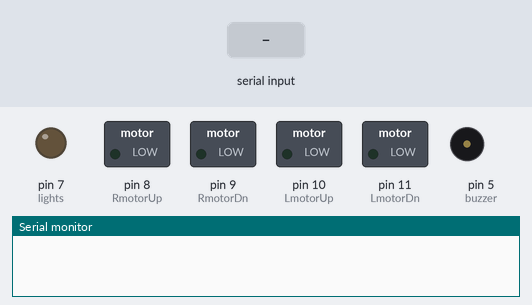
Simulated run of this sketch. Board: Arduino Uno, built with avr-gcc and run on an emulated ATmega328P. Parts: switched loads named in the sketch (green lamp = pin HIGH), output pins drawn as LEDs (lit = HIGH), buzzer (waves = sounding, pin HIGH), the last lines printed to the serial monitor. The inputs (shaded band) are chosen by the test bench.

Above: at 1.2 s.
1.3 s: "FORWARD" received over Serial
At 2.8 s:
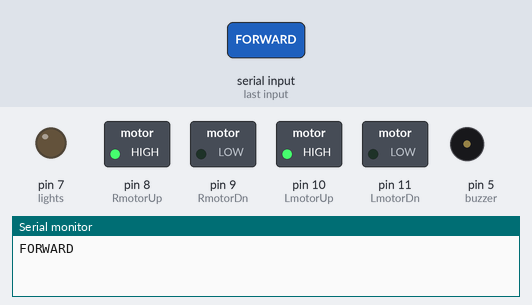
3.1 s: "BACKWARD" received over Serial
At 3.8 s:
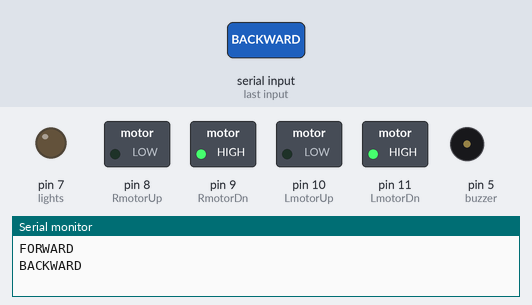
5.0 s: "LEFT" received over Serial
At 6.3 s:
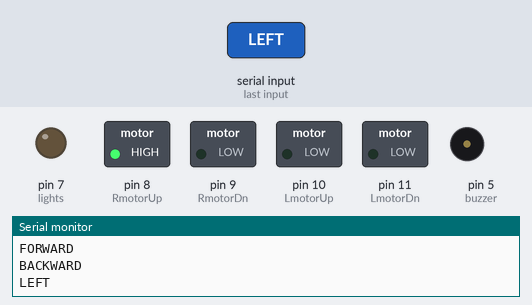
6.7 s: "RIGHT" received over Serial
At 8.1 s:
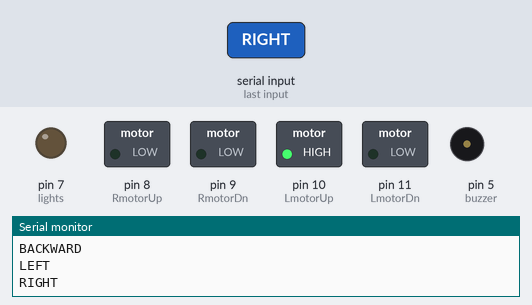
8.4 s: "LIGHTS" received over Serial
At 9.0 s:
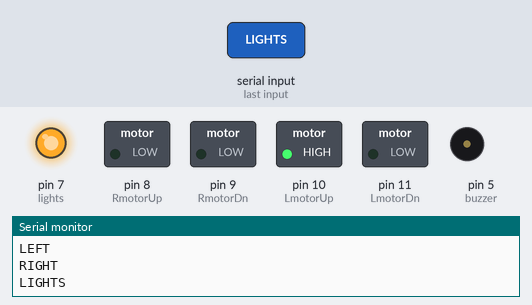
Timing chart, 0 to 11.2 s (numbered marks = the images above; inputs shaded):
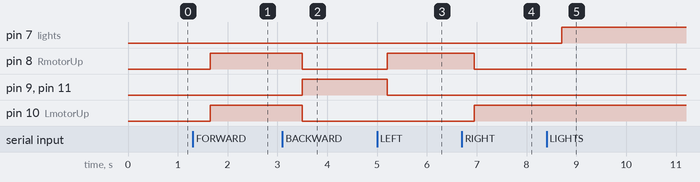

The sketch:

robot_car.ino
```cpp
int LmotorUp = 10; //initialising Arduino port 10 be be called as LmotorUp
int LmotorDn = 11; //initialising Arduino port 11 be be called as LmotorDn
int RmotorUp = 8;  //initialising Arduino port 8 be be called as RmotorUp
int RmotorDn = 9;  //initialising Arduino port 9 be be called as RmotorDn
int lights  = 7;  //Leds connected to Arduino UNO Pin 12
int buzzer = 5 ;   //Buzzer / Speaker to Arduino UNO Pin 3
String readString;

void setup()
{
  Serial.begin(9600);
  pinMode(LmotorUp,OUTPUT);//Setting ports as OUTPUTS as they
  pinMode(LmotorDn,OUTPUT);//supply signal values to motor driver
  pinMode(RmotorUp,OUTPUT);
  pinMode(RmotorDn,OUTPUT);
  pinMode(lights, OUTPUT);
  pinMode(buzzer, OUTPUT); // buzz pin is output to control buzzering
}

void loop()
{
  while(Serial.available())
  {
    delay(50);
    char c=Serial.read();
    readString+=c;
  }
  if(readString.length()>0)
  {
    Serial.println(readString);
    if (readString =="FORWARD")
    {
      digitalWrite(LmotorUp,HIGH); //As said in video we are writing a Digital HIGH to the upper left pin of the motor driver
      digitalWrite(LmotorDn,LOW); //As said in video we are writing a Digital LOW to the lower left pin of the motor driver
      digitalWrite(RmotorUp,HIGH); //As said in video we are writing a Digital HIGH to the upper right pin of the motor driver
      digitalWrite(RmotorDn,LOW); //As said in video we are writing a Digital LOW to the lower right pin of the motor driver
      // As a result the robot will move forward
      delay(500);
    }
    if (readString =="BACKWARD")
    {
      digitalWrite(LmotorUp,LOW); //Reverse logic of above
      digitalWrite(LmotorDn,HIGH);
      digitalWrite(RmotorUp,LOW);
      digitalWrite(RmotorDn,HIGH);
      delay(500);
    }
    if (readString =="LEFT")
    {
      digitalWrite(LmotorUp,LOW); //we are completely stopping the left motor and allowing the right motor to move forward
      digitalWrite(LmotorDn,LOW); //this will cause the robot to move left
      digitalWrite(RmotorUp,HIGH);
      digitalWrite(RmotorDn,LOW);
      delay(250);
    }
    if (readString =="RIGHT")
    {
      digitalWrite(LmotorUp,HIGH);//we are completely stopping the right motor and allowing the left motor to move forward
      digitalWrite(LmotorDn,LOW);//this will cause the robot to move right
      digitalWrite(RmotorUp,LOW);
      digitalWrite(RmotorDn,LOW);
      delay(250);
    }
    if (readString =="STOP")
    {
      digitalWrite(LmotorUp,LOW);//Writing a digital LOW to all pins associated with movement of motor driver causes all motors to stop
      digitalWrite(LmotorDn,LOW);
      digitalWrite(RmotorUp,LOW);
      digitalWrite(RmotorDn,LOW);
      delay(500);
    }
    if (readString =="LIGHTS")
    {
      digitalWrite(lights, HIGH);
      delay(5000);
      digitalWrite(buzzer, LOW);
    }
    if (readString =="HORN")
    {
      digitalWrite(buzzer, HIGH);
      delay(500);
      digitalWrite(buzzer, LOW);
    }

    readString="";
  }
}
```

Measured:
- after the input at 1.3 s, pin 8 (RmotorUp), pin 10 (LmotorUp): LOW → HIGH after 0.35 s
- after the input at 3.1 s, pin 8 (RmotorUp), pin 10 (LmotorUp): HIGH → LOW after 0.40 s; pin 9 (RmotorDn), pin 11 (LmotorDn): LOW → HIGH after 0.40 s
- after the input at 5.0 s, pin 8 (RmotorUp): LOW → HIGH after 0.20 s; pin 9 (RmotorDn), pin 11 (LmotorDn): HIGH → LOW after 0.20 s
- after the input at 6.7 s, pin 8 (RmotorUp): HIGH → LOW after 0.25 s; pin 10 (LmotorUp): LOW → HIGH after 0.25 s
- after the input at 8.4 s, pin 7 (lights): LOW → HIGH after 0.30 s
